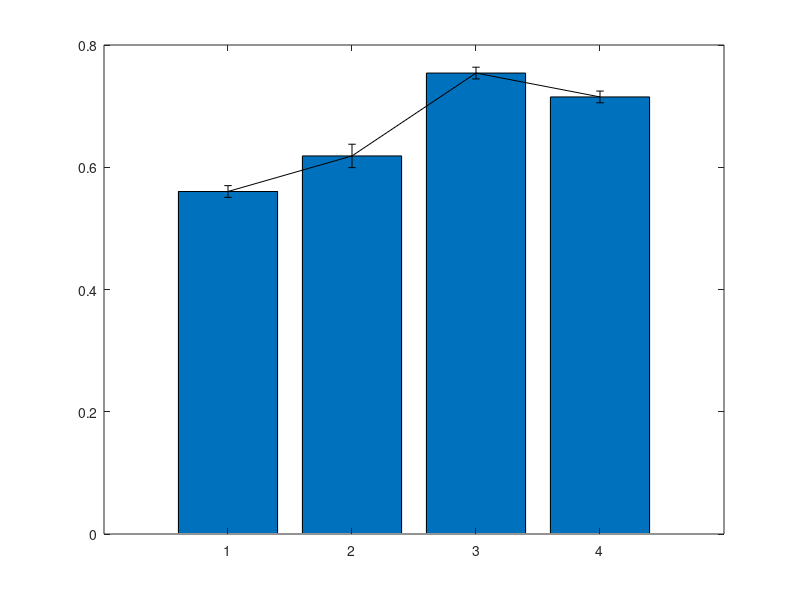

Source code (MATLAB): (Note: this script raises an error after producing the figure.)

clear all
close all

load Results

% Extract average accuracies for the four mappings
idxTask1 =  find(Results(:,3) == 1 & Results(:,6) == 1);
idxTask2 = find(Results(:,3) == 1 & Results(:,6) == 0);
idxTask3 =  find(Results(:,3) == 1 & Results(:,7) == 1);
idxTask4 = find(Results(:,3) == 1 & Results(:,7) == 0);

Rule1 = Results(idxTask1,1);
Rule2 = Results(idxTask2,1);
Rule3 = Results(idxTask3,2);
Rule4 = Results(idxTask4,2);

rN = sqrt(length(idxTask1));

map_names = {'Sub1', 'Add1', 'Sub2', 'Add2'};
rule_means = [mean(Rule1), mean(Rule2), mean(Rule3), mean(Rule4)];
rule_sems = [std(Rule1)/rN, std(Rule2)/rN, std(Rule1)/rN, std(Rule1)/rN];

figure
bar(rule_means);
hold on
er = errorbar(rule_means, rule_sems,'k');
er.LineStyle = 'none';
ylabel('Accuracy')
set(gca,'xticklabel', map_names)
set(gca,'fontsize', 18);
grid on
ylim([0.5,0.8]);

labels={'Nonlinear','Linear'};
my_ttest2 ([Rule1;Rule2],[Rule3;Rule4],labels);

labels={'Add','Sub'};
my_ttest2 ([Rule2;Rule4],[Rule1;Rule3],labels);
